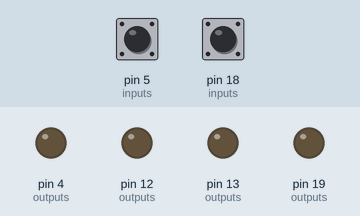
Simulated run of this sketch. Board: Arduino Uno, built with avr-gcc and run on an emulated ATmega328P. Shown: output pins drawn as LEDs (lit = HIGH). The test bench sets the inputs (shaded band); at power-on: pin 5 (inputs) HIGH, pin 18 (inputs) HIGH.

Above: at 1.2 s.
1.3 s: pin 5 (inputs) pulled LOW for 0.15 s
At 1.37 s:
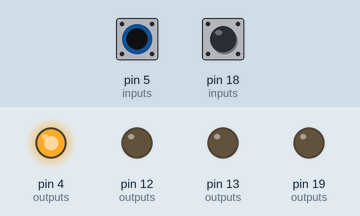
2.9 s: pin 18 (inputs) pulled LOW for 0.15 s
At 2.97 s:
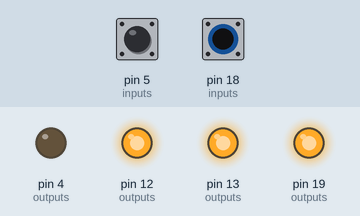
4.5 s: pin 18 (inputs) pulled LOW for 3.2 s
At 8.6 s:
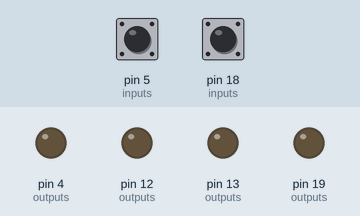
9.2 s: pin 5 (inputs) pulled LOW for 3.2 s
At 9.8 s:
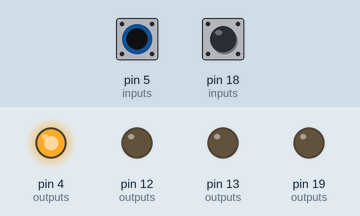
Timing chart, 0 to 13.9 s (numbered marks = the images above; inputs shaded):
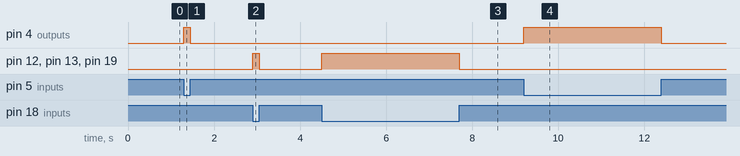

Measured:
- after the input at 1.3 s, pin 4 (outputs): LOW → HIGH at once, → LOW 0.15 s later
- after the input at 2.9 s, pin 12 (outputs), pin 13 (outputs), pin 19 (outputs): LOW → HIGH at once, → LOW 0.15 s later
- after the input at 4.5 s, pin 12 (outputs), pin 13 (outputs), pin 19 (outputs): LOW → HIGH at once, → LOW 3.2 s later
- after the input at 9.2 s, pin 4 (outputs): LOW → HIGH at once, → LOW 3.2 s later

The sketch:

buttondemo.ino
```cpp
/****************************************************************************
Agenda      :   Switching the LED, Buzzer based on SW1, SW2, SW3
Hardware    :   madBlocks IoT Suite
Programmer  :   Maddy
Date        :   20th Oct 2021
*****************************************************************************/

int buzzer=4;
int switch1=18;
int switch2=5;
int switch3=36;

int led1=13;
int led2=12;
int led3=19;
int led4=32;

#define ON 1
#define OFF 0

int outputs[]={led1,led2,led3,led4,buzzer};
int inputs[]={switch1,switch2,switch3};

void setup() {
 for(int i=0;i<5;i++) {
  pinMode(outputs[i],OUTPUT);
 }
 for(int i=0;i<3;i++) {
  pinMode(inputs[i],INPUT_PULLUP);
 }
}

void loop() {

  if(digitalRead(inputs[0])==0) {
    for(int i=0;i<4;i++) {
      digitalWrite(outputs[i],ON);
    }
  } else if(digitalRead(inputs[1])==0){
     digitalWrite(outputs[4],ON);
  } else if(digitalRead(inputs[2])==0) {
    for(int i=0;i<5;i++) {
      digitalWrite(outputs[i],OFF);
    }
  }
}
```
